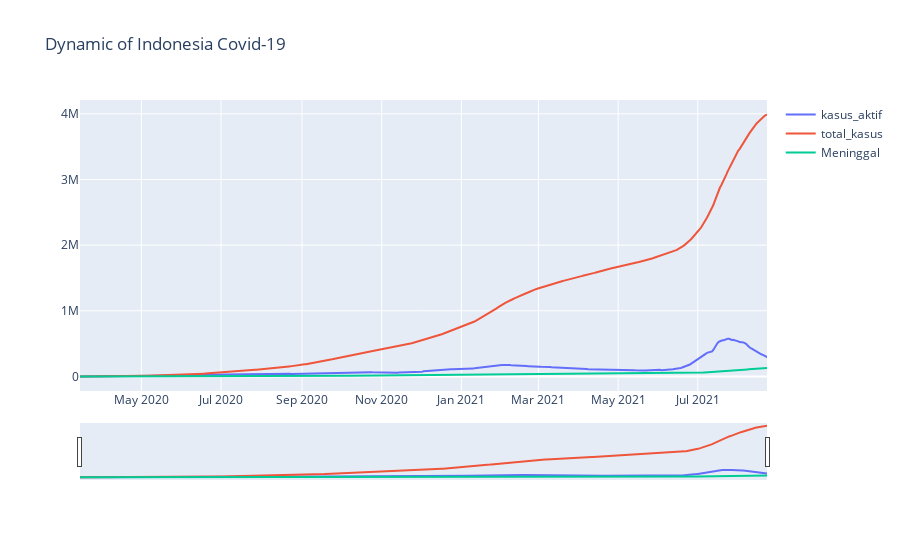

Here is the notebook cell this chart was saved with:
### Code cell
def plot_raw_data(data):
    fig = go.Figure()
    for val in data:
        fig.add_trace(go.Scatter(x=df['Date'], y=df[val], name=val)),
    fig.layout.update(title_text='Dynamic of Indonesia Covid-19', xaxis_rangeslider_visible=True, hovermode='x')
    fig.show()

plot_raw_data(['kasus_aktif','total_kasus','Meninggal'])

### Figure 1 — Plotly figure (JSON) as saved in the notebook; plotly's stock layout.template omitted (floating-point values rounded to 4 significant figures; data arrays with more than 128 entries replaced by an {"elided": "..."} marker saying what was removed)
{"data": [{"name": "kasus_aktif", "type": "scatter", "x": {"elided": "527 str values"}, "y": {"elided": "527 int values"}}, {"name": "total_kasus", "type": "scatter", "x": {"elided": "527 str values"}, "y": {"elided": "527 int values"}}, {"name": "Meninggal", "type": "scatter", "x": {"elided": "527 str values"}, "y": {"elided": "527 int values"}}], "layout": {"hovermode": "x", "title": {"text": "Dynamic of Indonesia Covid-19"}, "xaxis": {"rangeslider": {"visible": true}}}}
